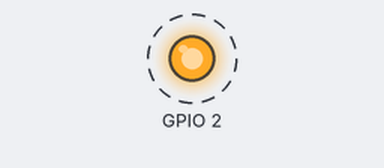
The program below on a simulated Raspberry Pi (BCM pin numbers). Shown: output pins drawn as LEDs (lit = HIGH). Dashed ring = blinking.

Above: at 0.5 s.
Timing chart, 0 to 4.6 s (numbered marks = the images above):
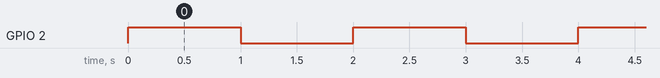

The program:

relay_1.py
```python
import RPi.GPIO as gpio
import LED, time

if __name__ == '__main__':
    try:
        gpio.setmode(gpio.BCM)
        LED.setup(2, 'out')
        while True:
            LED.turnON(2)
            time.sleep(1)
            LED.turnOFF(2)
            time.sleep(1)
    finally:
        gpio.cleanup()
```

LED.py
```python
import RPi.GPIO as gpio

def setup(gpio_num, ctr):
    if ctr == 'in':
        gpio.setup(gpio_num, gpio.IN)
    elif ctr == 'out':
        gpio.setup(gpio_num, gpio.OUT)

def turnON(gpio_num):
    gpio.output(gpio_num, gpio.HIGH)
def turnOFF(gpio_num):
    gpio.output(gpio_num, gpio.LOW)
```

Measured:
- by itself, GPIO 2: alternates HIGH for 1.0 s and LOW for 1.0 s
